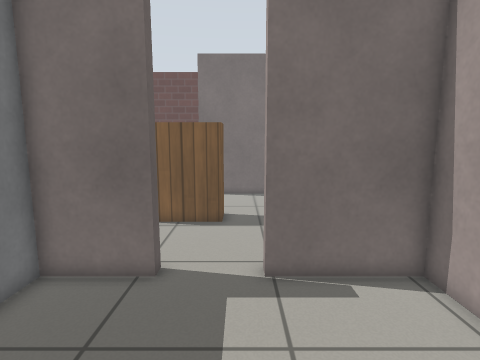
[1] (above)

21 first-person views from a walk through a Gazebo world. The camera is 1 m above the floor, tilts 8° down and sees 80° across. The floor is counted in squares, 0.25 m on a side. Each view is taken from the middle of a square. On the plan, view 1 faces up. The plan holds only what a view shows up to about 20 squares ahead; the rest is blank. Gazebo's built-in surfaces are drawn with simple patterns.

[2]
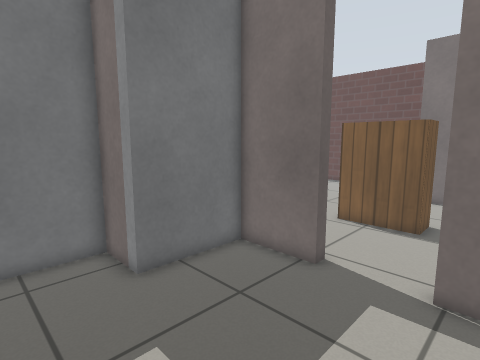

[3]
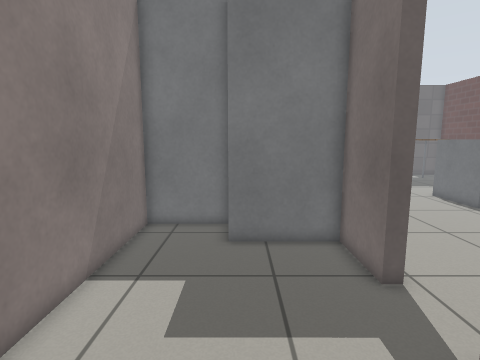

[4]
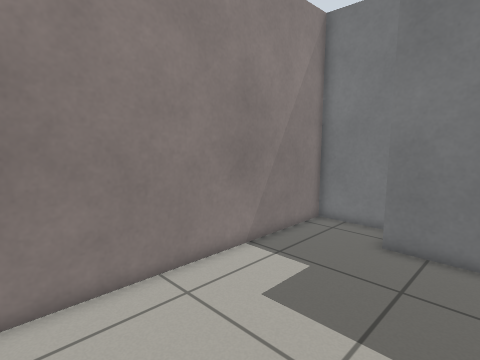

[5]
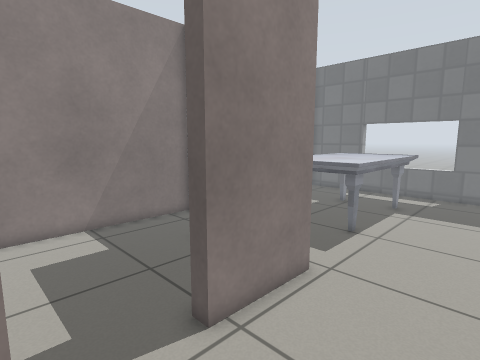

[6]
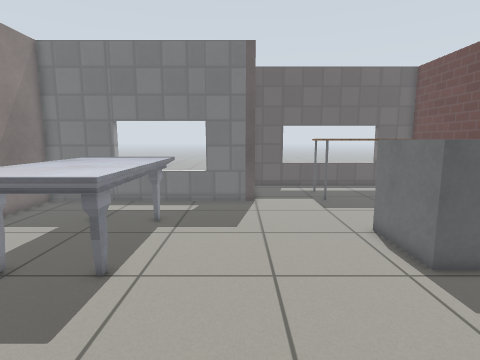

[7]
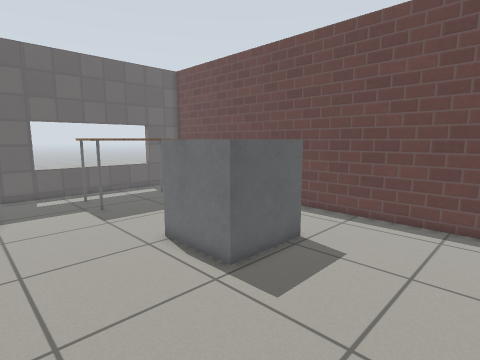

[8]
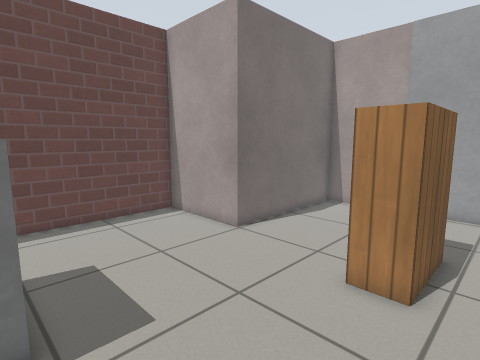

[9]
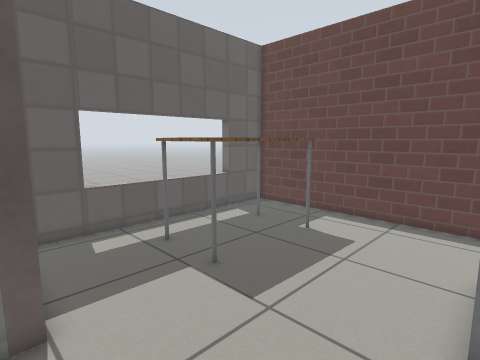

[10]
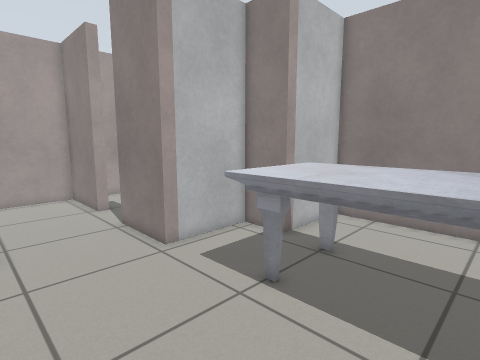

[11]
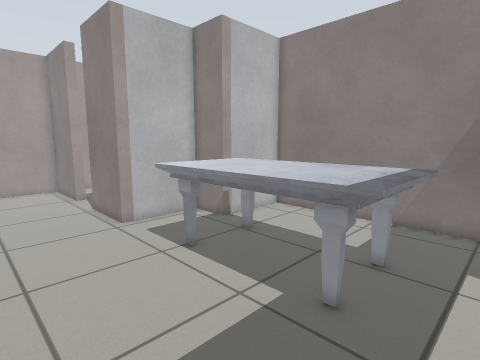

[12]
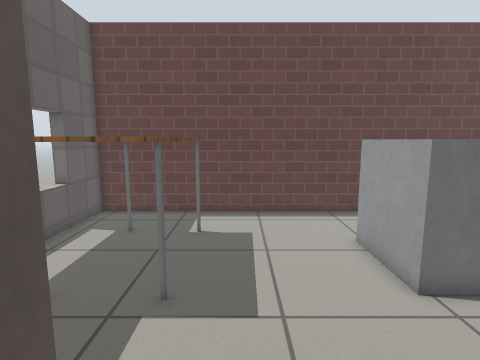

[13]
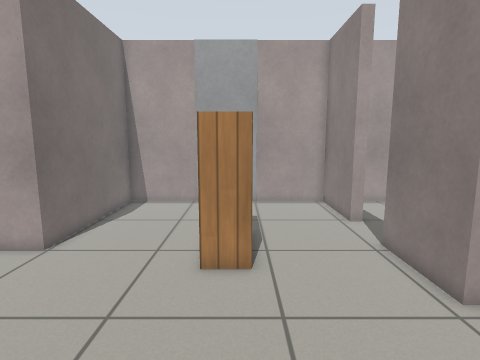

[14]
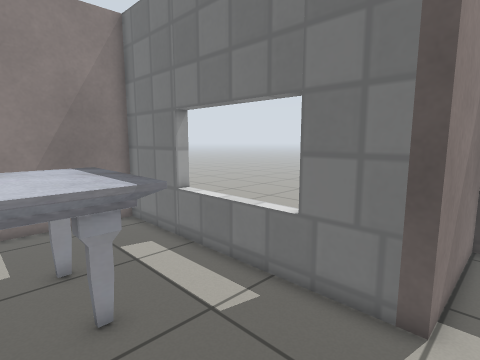

[15]
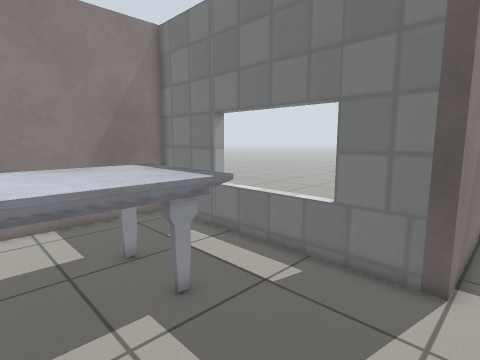

[16]
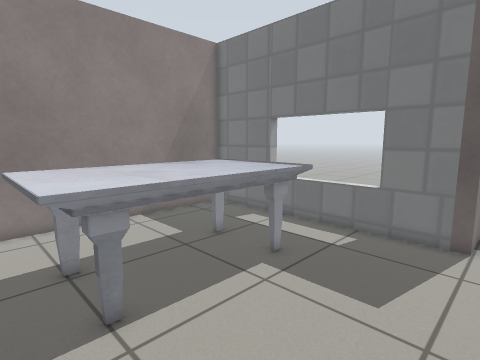

[17]
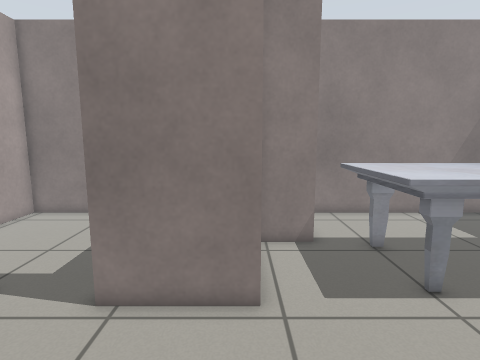

[18]
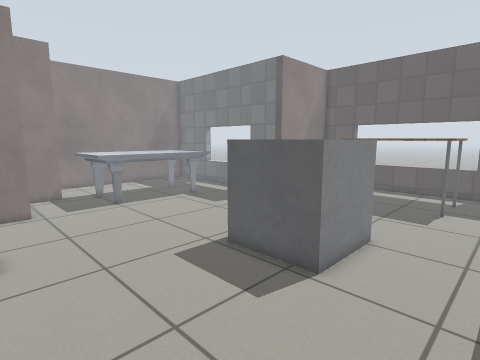

[19]
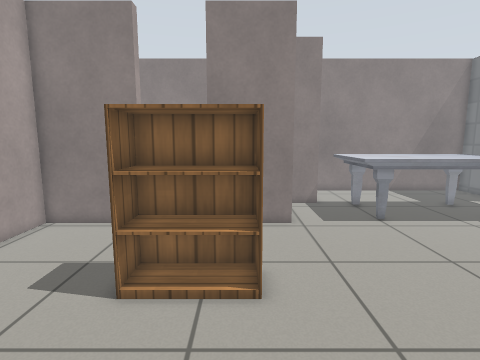

[20]
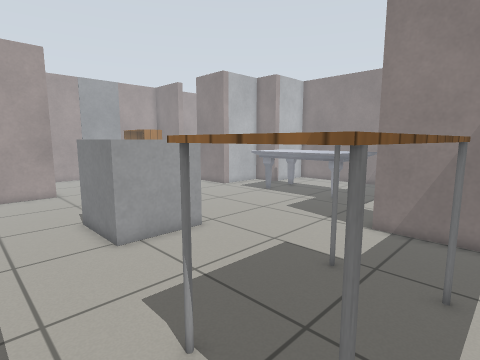

[21]
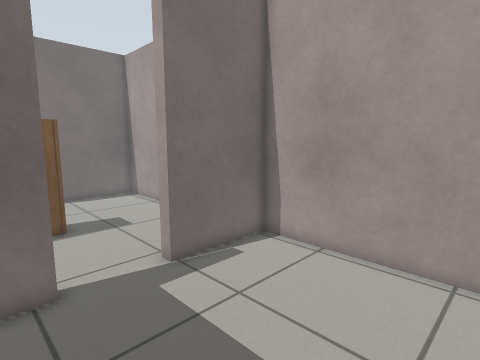

### Floor plan
Points are (right, up) in squares from view 1. A wall is a line through its corners. A room is listed if a view was taken in it or the views show most of it. See-through windows are left out.
Room 1 (views 1, 2, 3, 4, 21)
walls: (-2.5, 8.6) (-2.5, 8) (-5.9, 8) (-5.9, 3.6) (-8.3, 3.6) (-8.3, -0.4) (5.4, -0.4) (5.4, 8) (0.7, 8) (0.7, 8.6)
ways out: opening at (-1, 8) to room 2
Room 2 (views 5, 6, 7, 8, 9, 10, 11, 12, 13, 14, 15, 16, 17, 18, 19, 20)
walls: (0.7, 8.6) (5.4, 8.6) (5.4, 13); (5.4, 16.8) (5.4, 21.1) (-3, 21.1) (-3, 26.8) (-27.8, 26.8) (-27.8, 13) (-21.4, 13) (-21.4, -0.4) (-8.9, -0.4) (-8.9, 4.2) (-6.5, 4.2) (-6.5, 8.6) (-2.5, 8.6)
ways out: opening at (-1, 8) to room 1
objects: table (-25, 18) to (-22, 23); marble table (-18, 4) to (-10, 8); grey box (-15, 18) to (-11, 22); bookshelf (-4, 14) to (-1, 15); door leaf (5, 13) to (5, 16)

Positions as (right, up) in squares from view 1, and headings:
1: (0, 0), facing up
2: (2, 0), facing up-left
3: (5, 4), facing left
4: (5, 7), facing down-left
5: (1, 13), facing down-left
6: (-3, 12), facing left
7: (-5, 12), facing up-left
8: (-12, 12), facing up-right
9: (-15, 12), facing up-left
10: (-16, 14), facing down-right
11: (-20, 14), facing down-right
12: (-20, 11), facing up
13: (-13, 14), facing right
14: (-15, 14), facing down-left
15: (-13, 14), facing down-left
16: (-9, 14), facing down-left
17: (-6, 15), facing down
18: (-4, 26), facing down-left
19: (-4, 22), facing down
20: (-26, 26), facing down-right
21: (-4, 0), facing up-right
